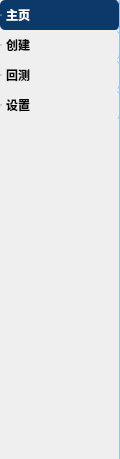
     <widget class="QWidget" name="nav_widget" native="true">
      <property name="sizePolicy">
       <sizepolicy hsizetype="MinimumExpanding" vsizetype="Expanding">
        <horstretch>2</horstretch>
        <verstretch>0</verstretch>
       </sizepolicy>
      </property>
      <property name="minimumSize">
       <size>
        <width>120</width>
        <height>0</height>
       </size>
      </property>
      <property name="maximumSize">
       <size>
        <width>120</width>
        <height>16777215</height>
       </size>
      </property>
      <property name="sizeIncrement">
       <size>
        <width>120</width>
        <height>0</height>
       </size>
      </property>
      <property name="styleSheet">
       <string notr="true">padding:0;
border-right: 1px solid rgb(151,195,243);</string>
      </property>
      <layout class="QVBoxLayout" name="verticalLayout">
       <property name="spacing">
        <number>0</number>
       </property>
       <property name="leftMargin">
        <number>0</number>
       </property>
       <property name="topMargin">
        <number>0</number>
       </property>
       <property name="rightMargin">
        <number>0</number>
       </property>
       <property name="bottomMargin">
        <number>0</number>
       </property>
       <item>
        <widget class="QRadioButton" name="home_btn">
         <property name="sizePolicy">
          <sizepolicy hsizetype="MinimumExpanding" vsizetype="MinimumExpanding">
           <horstretch>0</horstretch>
           <verstretch>1</verstretch>
          </sizepolicy>
         </property>
         <property name="minimumSize">
          <size>
           <width>80</width>
           <height>30</height>
          </size>
         </property>
         <property name="maximumSize">
          <size>
           <width>160</width>
           <height>30</height>
          </size>
         </property>
         <property name="sizeIncrement">
          <size>
           <width>160</width>
           <height>30</height>
          </size>
         </property>
         <property name="baseSize">
          <size>
           <width>80</width>
           <height>30</height>
          </size>
         </property>
         <property name="styleSheet">
          <string notr="true">QRadioButton {
font-weight: bold;
border-radius: 5px;
}
QRadioButton::indicator {
   width: 0px;
   height: 0px;
}
QRadioButton::hover {
background-color:rgb(154,197,244);
}
QRadioButton::checked {
background-color:rgb(12,57,106);
color: white;
}</string>
         </property>
         <property name="text">
          <string>主页</string>
         </property>
         <property name="icon">
          <iconset resource="../assets/resources.qrc">
           <normaloff>:/nav_btn/home.svg</normaloff>:/nav_btn/home.svg</iconset>
         </property>
         <property name="checked">
          <bool>true</bool>
         </property>
        </widget>
       </item>
       <item>
        <widget class="QRadioButton" name="create_btn">
         <property name="sizePolicy">
          <sizepolicy hsizetype="MinimumExpanding" vsizetype="MinimumExpanding">
           <horstretch>0</horstretch>
           <verstretch>1</verstretch>
          </sizepolicy>
         </property>
         <property name="minimumSize">
          <size>
           <width>80</width>
           <height>30</height>
          </size>
         </property>
         <property name="maximumSize">
          <size>
           <width>160</width>
           <height>30</height>
          </size>
         </property>
         <property name="sizeIncrement">
          <size>
           <width>160</width>
           <height>30</height>
          </size>
         </property>
         <property name="baseSize">
          <size>
           <width>80</width>
           <height>30</height>
          </size>
         </property>
         <property name="styleSheet">
          <string notr="true">QRadioButton {
font-weight: bold;
border-radius: 5px;
}
QRadioButton::indicator {
   width: 0px;
   height: 0px;
}
QRadioButton::hover {
background-color:rgb(154,197,244);
}
QRadioButton::checked {
background-color:rgb(12,57,106);
color: white;
}</string>
         </property>
         <property name="text">
          <string>创建</string>
         </property>
         <property name="icon">
          <iconset resource="../assets/resources.qrc">
           <normaloff>:/nav_btn/create.svg</normaloff>:/nav_btn/create.svg</iconset>
         </property>
        </widget>
       </item>
       <item>
        <widget class="QRadioButton" name="backtest_btn">
         <property name="sizePolicy">
          <sizepolicy hsizetype="MinimumExpanding" vsizetype="MinimumExpanding">
           <horstretch>0</horstretch>
           <verstretch>1</verstretch>
          </sizepolicy>
         </property>
         <property name="minimumSize">
          <size>
           <width>80</width>
           <height>30</height>
          </size>
         </property>
         <property name="maximumSize">
          <size>
           <width>160</width>
           <height>30</height>
          </size>
         </property>
         <property name="sizeIncrement">
          <size>
           <width>160</width>
           <height>30</height>
          </size>
         </property>
         <property name="baseSize">
          <size>
           <width>80</width>
           <height>30</height>
          </size>
         </property>
         <property name="styleSheet">
          <string notr="true">QRadioButton {
font-weight: bold;
border-radius: 5px;
}
QRadioButton::indicator {
   width: 0px;
   height: 0px;
}
QRadioButton::hover {
background-color:rgb(154,197,244);
}
QRadioButton::checked {
background-color:rgb(12,57,106);
color: white;
}</string>
         </property>
         <property name="text">
          <string>回测</string>
         </property>
         <property name="icon">
          <iconset resource="../assets/resources.qrc">
           <normaloff>:/nav_btn/backtest.svg</normaloff>:/nav_btn/backtest.svg</iconset>
         </property>
        </widget>
       </item>
       <item>
        <widget class="QRadioButton" name="setting_btn">
         <property name="sizePolicy">
          <sizepolicy hsizetype="MinimumExpanding" vsizetype="MinimumExpanding">
           <horstretch>0</horstretch>
           <verstretch>1</verstretch>
          </sizepolicy>
         </property>
         <property name="minimumSize">
          <size>
           <width>80</width>
           <height>30</height>
          </size>
         </property>
         <property name="maximumSize">
          <size>
           <width>160</width>
           <height>30</height>
          </size>
         </property>
         <property name="sizeIncrement">
          <size>
           <width>160</width>
           <height>30</height>
          </size>
         </property>
         <property name="baseSize">
          <size>
           <width>80</width>
           <height>30</height>
          </size>
         </property>
         <property name="styleSheet">
          <string notr="true">QRadioButton {
font-weight: bold;
border-radius: 5px;
}
QRadioButton::indicator {
   width: 0px;
   height: 0px;
}
QRadioButton::hover {
background-color:rgb(154,197,244);
}
QRadioButton::checked {
background-color:rgb(12,57,106);
color: white;
}</string>
         </property>
         <property name="text">
          <string>设置</string>
         </property>
         <property name="icon">
          <iconset resource="../assets/resources.qrc">
           <normaloff>:/nav_btn/setting.svg</normaloff>:/nav_btn/setting.svg</iconset>
         </property>
        </widget>
       </item>
       <item>
        <spacer name="verticalSpacer">
         <property name="orientation">
          <enum>Qt::Vertical</enum>
         </property>
         <property name="sizeHint" stdset="0">
          <size>
           <width>20</width>
           <height>339</height>
          </size>
         </property>
        </spacer>
       </item>
      </layout>
     </widget>
